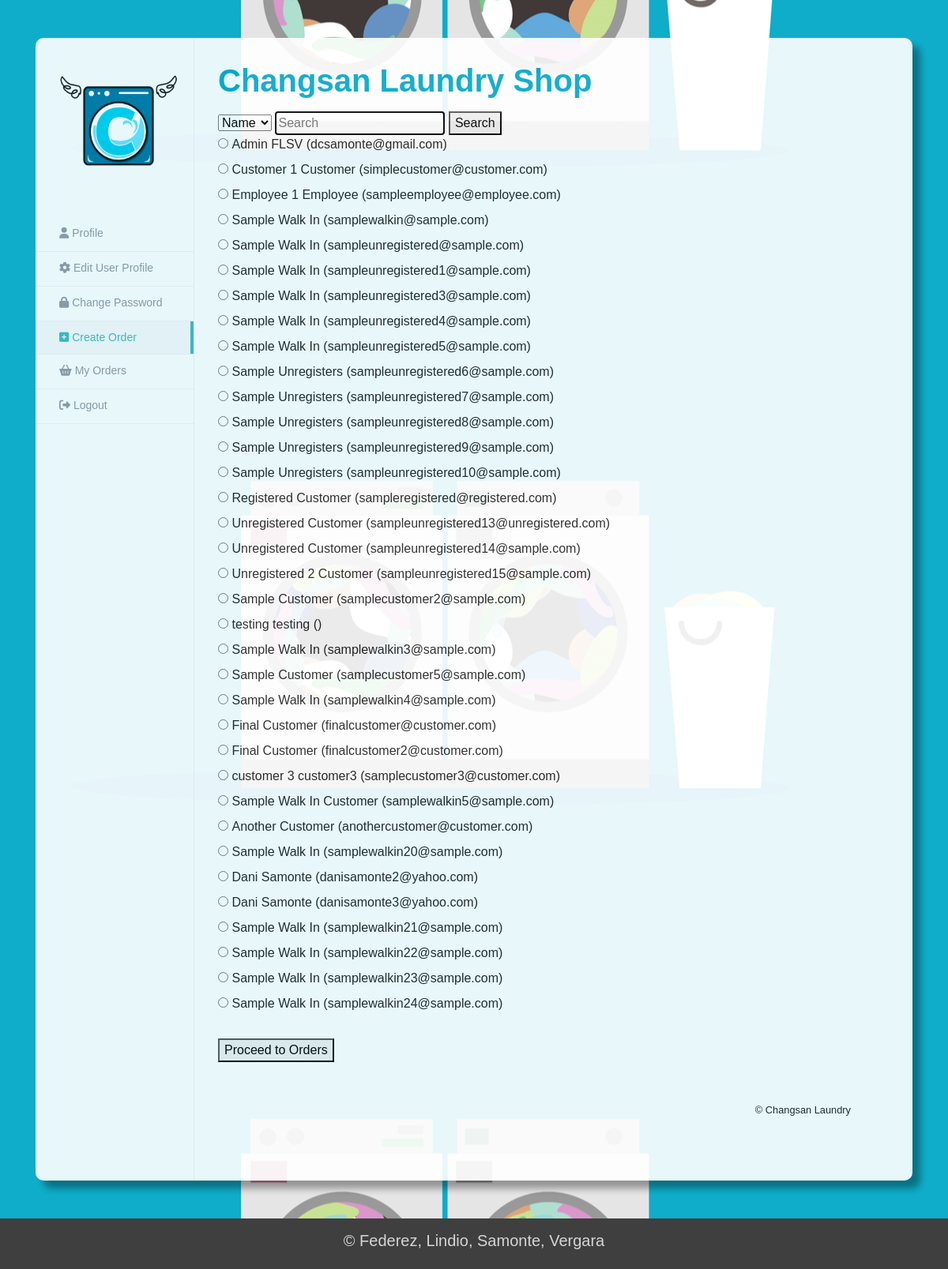
The page /orders/search_customer on the database as committed earlier.
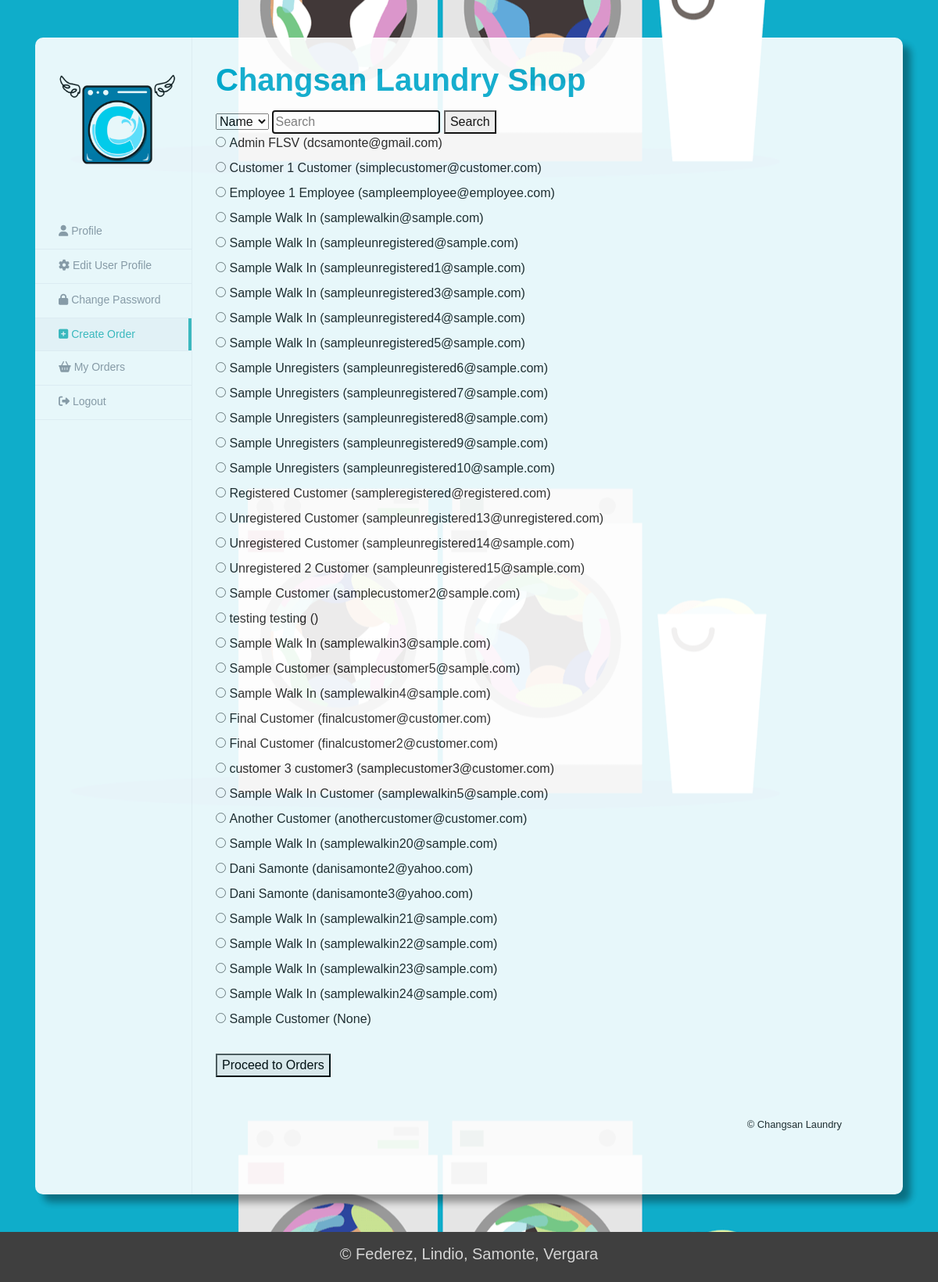
The same page on the database as committed later.
### users/models.py (models this page shows)
class Customer(models.Model):
    user = models.OneToOneField(User,
                                       on_delete=models.CASCADE,
                                       primary_key=True)
    contact = models.CharField(max_length=20)
    saved_address = models.CharField(max_length=100, blank=True)

class User(AbstractUser):
    username = models.CharField(max_length=100, blank=True, unique=True, default=uuid.uuid4)
    email = models.EmailField(max_length=254, unique=True, null=True)
    first_name = models.CharField(max_length=20, null=False)
    last_name = models.CharField(max_length=20, null=False)
    is_customer = models.BooleanField(default=False)
    is_employee = models.BooleanField(default=False)

### orders/views.py (the view, shortened to what this page needs)
# urls.py: path("search_customer", CustomerSearchView.as_view(), name="search_customer"),
class CustomerSearchView(ListView):
    model = Customer
    template_name = "user_search.html"
    def get_queryset(self):
        query     = self.request.GET.get('query')
        filter_by = self.request.GET.get('filter')
        if query:
            if filter_by == "name":
                return Customer.objects.filter( Q( user__first_name__contains = query ) |
                                                Q( user__last_name__contains  = query ) )
            else:
                return Customer.objects.filter( Q( user__email__contains = query) )
        else:
            return Customer.objects.all()

### templates/user_search.html (shortened to what this page needs)
{% load static %}
<!DOCTYPE html>
<html lang="en">
<head>
  <link rel="stylesheet" href="http://maxcdn.bootstrapcdn.com/bootstrap/4.0.0/css/bootstrap.min.css">
  <link rel="stylesheet" href="https://cdnjs.cloudflare.com/ajax/libs/OwlCarousel2/2.3.4/assets/owl.carousel.min.css">
  <link href="{% static 'css/profile.css' %}" rel="stylesheet">
</head>
<body>
  <div class="container">
      <div class="view-account">
          <section class="module">
              <div class="module-inner">
                  <div class="side-bar">
                      <div class="user-info">
                          <img class="img-profile img-responsive center-block" src="{% static 'img/c_logo.png' %}" alt="changsan logo">
                      </div>
              		<nav class="side-menu">
          				<ul class="nav">
                            <li><a href="{% url 'profile' %}"><span class="fa fa-user"></span> Profile</a></li>
          					<li><a href="{% url 'customer_edit_profile' %}" target="_self"><span class="fa fa-cog"></span> Edit User Profile</a></li>
                            <li><a href="{% url 'user_edit_password' %}" target="_self"><span class="fas fa-lock"></span> Change Password</a></li>
          					<li class="active"><a href="{% url 'order_new' %}"><span class="fas fa-plus-square"></span> Create Order</a></li>
          					<li><a href="{% url 'order_view' %}"><span class="fas fa-shopping-basket"></span> My Orders</a></li>
          					<li><a href="{% url 'logout' %}"><span class="fas fa-sign-out-alt"></span> Logout</a></li>
          				</ul>
          			</nav>
                  </div>
                  <div class="content-panel my-5">
                      <h2 class="title">Changsan Laundry Shop </h2>
                      <form action = "{% url 'search_customer' %}" method = "get">
                          <select name = "filter" id="filter">
                              <option value = "name"> Name</option>
                          </select>
                          <input name = "query" type = "text" placeholder = "Search">
                          <button type = "submit"> Search </button>
                      </form>
                      {% if object_list %}
                          <form method = "post">
                          {% for customer in object_list %}
                              <div>
                                  <input type = "radio" id = "username" name = "username" value = " {{ customer.user.username }}" required>
                                  <label for = "{{ customer.user.username }}">
                                      {{ customer.user.first_name }} {{ customer.user.last_name  }} ({{ customer.user.email }})
                                  </label>
                              </div>
                          {% endfor %}
                          <br/>
                          <button type = "submit">Proceed to Orders</button>
                          </form>
                      {% else %}
                      <p>No matches could be found.
                          <a href = "{% url 'order_new' %}">Create an order for a new customer instead.</a>
                      </p>
                      {% endif %}
                      <div class = "panel-footer text-right m-5">
                          <small> &copy; Changsan Laundry </small>
                      </div>
                  </div>
              </div>
          </section>
      </div>
  </div>
  <footer>
    <div class = "container-fluid padding">
      <div class = "row text-center">
        <div class = "col-12">
          <h5> &copy; Federez, Lindio, Samonte, Vergara </h5>
        </div>
        </div>
    </footer>
</body>
</html>

Rows that differ between the two databases and show on the page:
added Customer: user.first_name "Sample", user.last_name "Customer", user.email "None"
